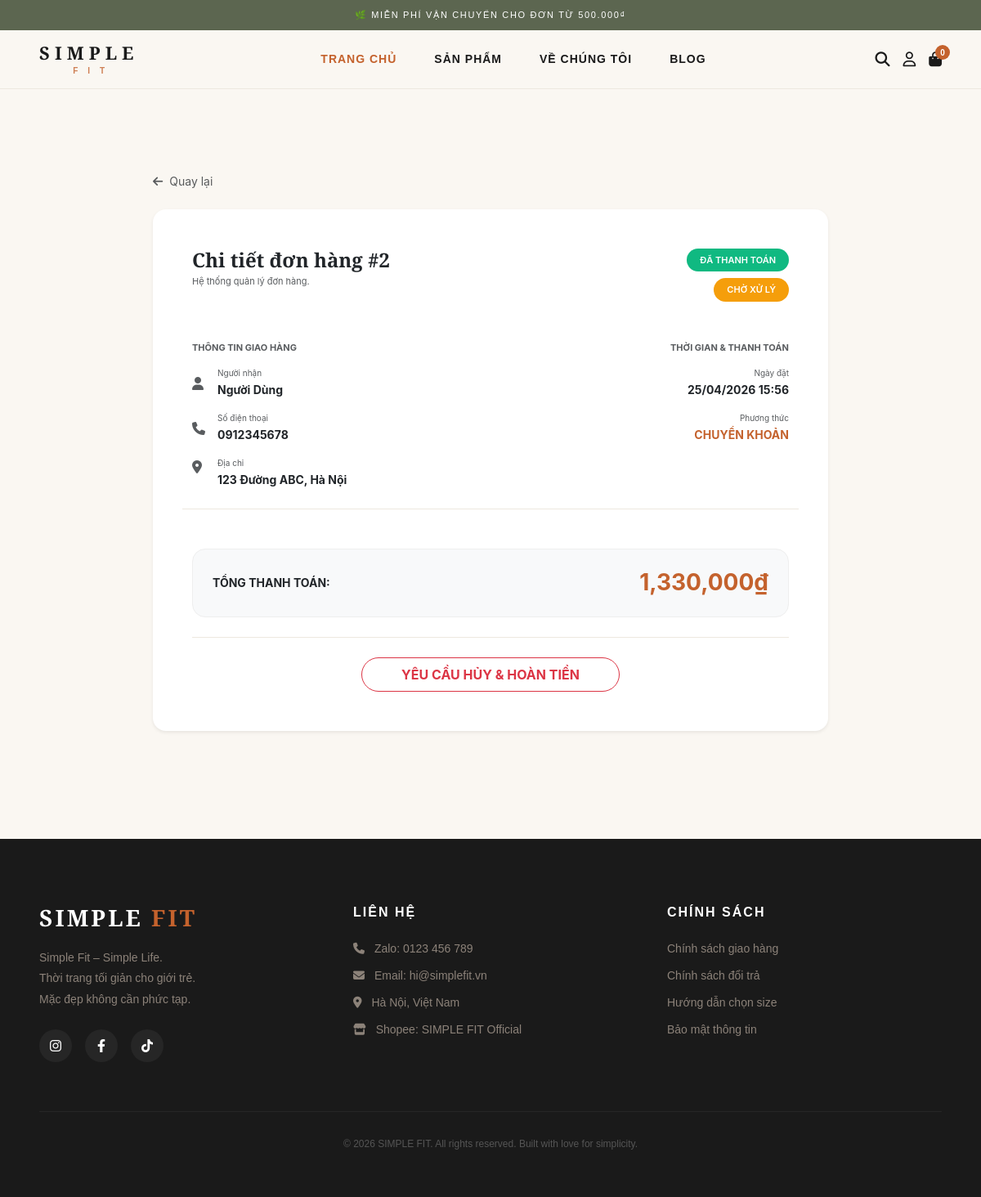
Before: /order-detail.php?id=2 (signed in) with the older database file.
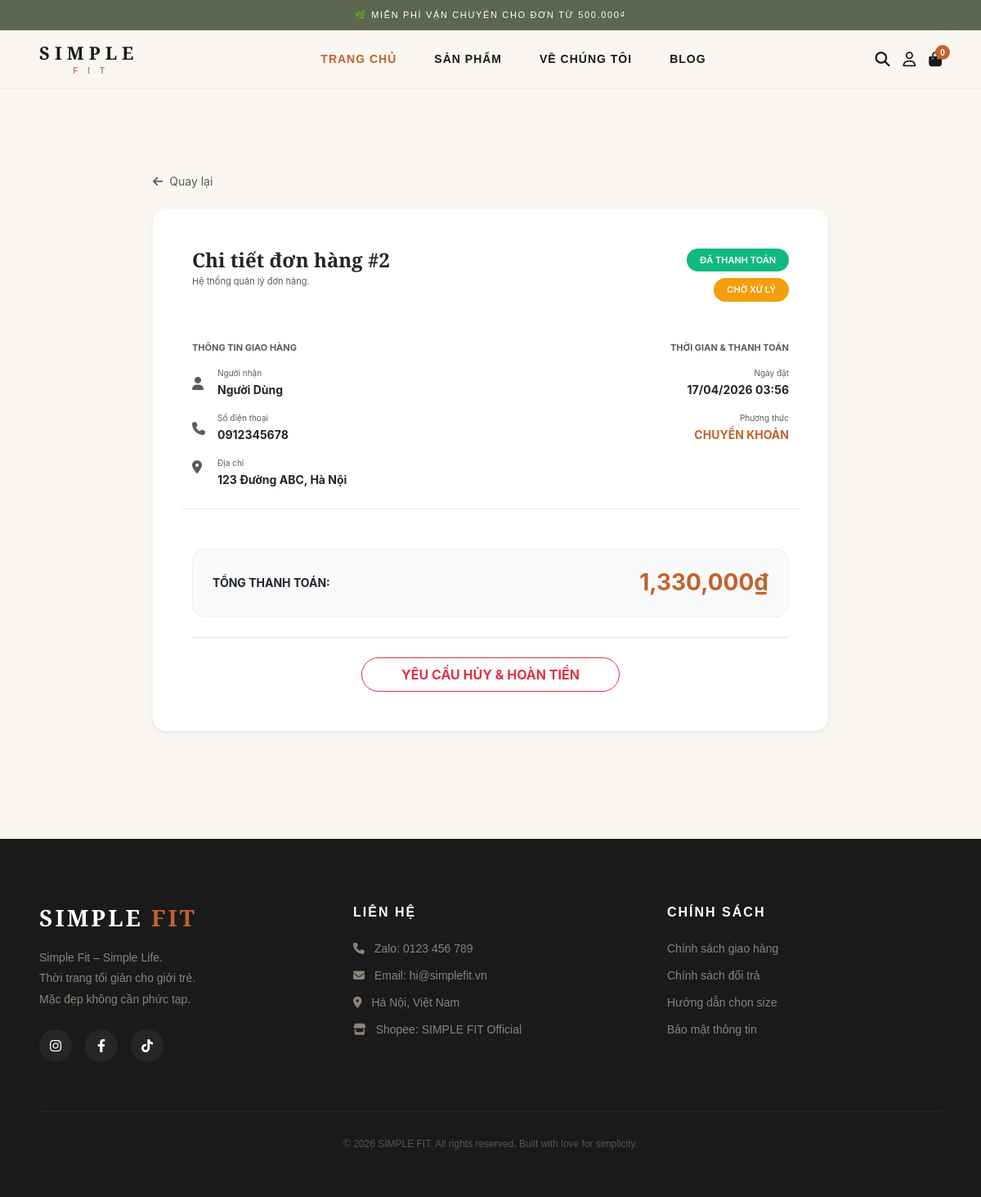
After: the same page with the newer database file.
### tables this page shows
CREATE TABLE DonHang (
    maDH BIGINT AUTO_INCREMENT PRIMARY KEY,
    maKH BIGINT,
    maNV BIGINT,
    hoTen VARCHAR(100),           
    email VARCHAR(100),
    soDienThoai VARCHAR(20),      
    diaChi VARCHAR(255),          
    tongTien DECIMAL(15,2),       
    phiShip DECIMAL(15,2) DEFAULT 0,  
    phuongThucThanhToan VARCHAR(50),
    trangThai VARCHAR(50) DEFAULT 'Chờ xác nhận',
    ngayTao TIMESTAMP DEFAULT CURRENT_TIMESTAMP,
    FOREIGN KEY (maKH) REFERENCES KhachHang(maKH) ON DELETE CASCADE,
    FOREIGN KEY (maNV) REFERENCES NhanVien(maNV) ON DELETE SET NULL
);

### order-detail.php (the view, shortened to what the changed rows need)
<?php
require_once 'includes/db.php';
$order_id = isset($_GET['id']) ? intval($_GET['id']) : 0;
$user_id = $_SESSION['user']['maND'] ?? $_SESSION['user']['id'];
$is_admin = (isset($_SESSION['user']['role']) && $_SESSION['user']['role'] === 'ADMIN');
if ($is_admin) {
    $sql_order = "SELECT * FROM DonHang WHERE maDH = '$order_id'";
} else {
    $sql_order = "SELECT d.*, k.maND FROM DonHang d JOIN KhachHang k ON d.maKH = k.maKH WHERE d.maDH = '$order_id' AND k.maND = '$user_id'";
}
$res_order = mysqli_query($conn, $sql_order);
$order = mysqli_fetch_assoc($res_order);
include 'includes/header.php';
?>
<main class="py-5" style="background-color: #FAF7F2; min-height: 100vh; padding-top: 100px !important;">
    <div class="container" style="max-width: 850px;">
        <div class="card border-0 shadow-sm rounded-4 overflow-hidden mb-4">
            <div class="card-body p-4 p-md-5">
                <div class="d-flex justify-content-between align-items-start mb-5">
                    <div>
                        <h2 class="h4 fw-bold mb-1" style="font-family: 'Cormorant Garamond', serif;">Chi tiết đơn hàng #<?php echo $order_id; ?></h2>
                    </div>
                </div>
                <div class="row g-4 mb-5 pb-4 border-bottom" style="border-color: #EDE8DF !important;">
                    <div class="col-md-7">
                        <div class="d-flex align-items-center mb-3">
                            <div><span class="extra-small text-muted d-block" style="font-size: 10px;">Người nhận</span><span class="small fw-bold"><?php echo htmlspecialchars($order['hoTen']); ?></span></div>
                        </div>
                        <div class="d-flex align-items-center mb-3">
                            <div><span class="extra-small text-muted d-block" style="font-size: 10px;">Số điện thoại</span><span class="small fw-bold"><?php echo htmlspecialchars($order['soDienThoai'] ?? $order['sdt']); ?></span></div>
                        </div>
                        <div class="d-flex align-items-start">
                            <div><span class="extra-small text-muted d-block" style="font-size: 10px;">Địa chỉ</span><span class="small fw-bold"><?php echo htmlspecialchars($order['diaChi']); ?></span></div>
                        </div>
                    </div>
                    <div class="col-md-5 text-md-end">
                        <div class="mb-3"><span class="extra-small text-muted d-block" style="font-size: 10px;">Ngày đặt</span><span class="small fw-bold"><?php echo date('d/m/Y H:i', strtotime($order['ngayTao'])); ?></span></div>
                        <div><span class="extra-small text-muted d-block" style="font-size: 10px;">Phương thức</span><span class="small fw-bold text-uppercase" style="color: #C4622D;"><?php echo $order['phuongThucThanhToan']; ?></span></div>
                    </div>
                </div>
                <div class="p-4 rounded-4" style="background-color: #f8f9fa; border: 1px solid #eee;">
                    <div class="d-flex justify-content-between align-items-center">
                        <span class="fw-bold small text-uppercase">Tổng thanh toán:</span>
                        <span class="h3 fw-bold mb-0" style="color: #C4622D;"><?php echo number_format($order['tongTien']); ?>₫</span>
                    </div>
                </div>
            </div>
        </div>
    </div>
</main>

Changed rows visible on the page:
changed donhang "Người Dùng": ngayTao "25/04/2026 15:56" → "17/04/2026 03:56"
